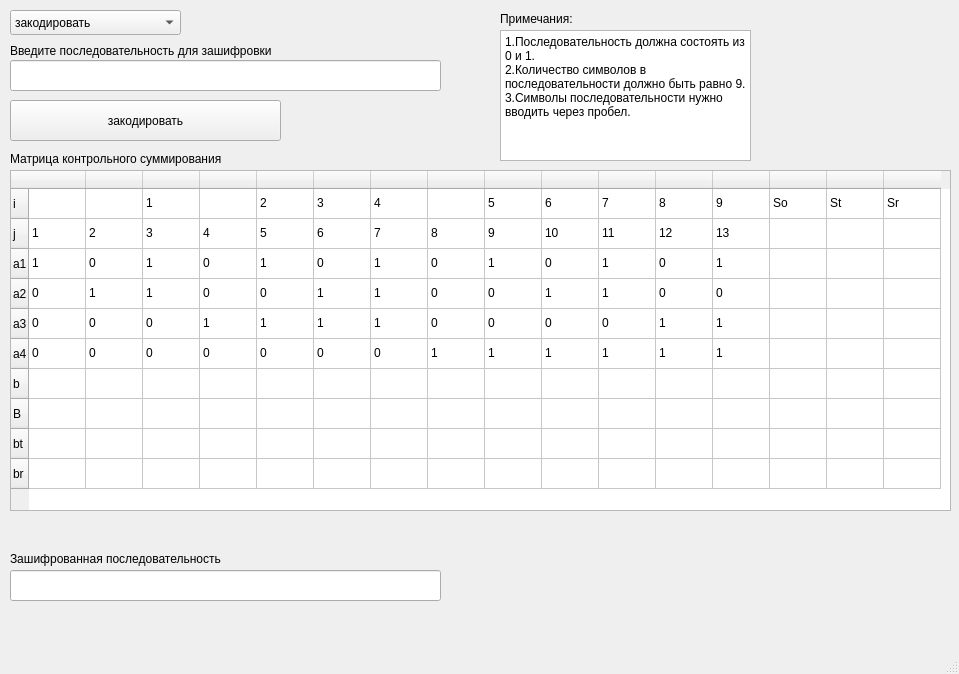
<?xml version="1.0" encoding="UTF-8"?>
<ui version="4.0">
 <class>MainWindow</class>
 <widget class="QMainWindow" name="MainWindow">
  <property name="geometry">
   <rect>
    <x>0</x>
    <y>0</y>
    <width>959</width>
    <height>674</height>
   </rect>
  </property>
  <property name="windowTitle">
   <string>MainWindow</string>
  </property>
  <widget class="QWidget" name="centralwidget">
   <widget class="QLabel" name="laberInputText">
    <property name="geometry">
     <rect>
      <x>10</x>
      <y>40</y>
      <width>431</width>
      <height>21</height>
     </rect>
    </property>
    <property name="text">
     <string>Введите последовательность для зашифровки</string>
    </property>
   </widget>
   <widget class="QLineEdit" name="inputText">
    <property name="geometry">
     <rect>
      <x>10</x>
      <y>60</y>
      <width>431</width>
      <height>31</height>
     </rect>
    </property>
   </widget>
   <widget class="QLabel" name="labelSumTable">
    <property name="geometry">
     <rect>
      <x>10</x>
      <y>150</y>
      <width>431</width>
      <height>17</height>
     </rect>
    </property>
    <property name="text">
     <string>Матрица контрольного суммирования</string>
    </property>
   </widget>
   <widget class="QLineEdit" name="outputText">
    <property name="geometry">
     <rect>
      <x>10</x>
      <y>570</y>
      <width>431</width>
      <height>31</height>
     </rect>
    </property>
   </widget>
   <widget class="QLabel" name="labelOutputText">
    <property name="geometry">
     <rect>
      <x>10</x>
      <y>550</y>
      <width>431</width>
      <height>17</height>
     </rect>
    </property>
    <property name="text">
     <string>Зашифрованная последовательность</string>
    </property>
   </widget>
   <widget class="QPushButton" name="button">
    <property name="geometry">
     <rect>
      <x>10</x>
      <y>100</y>
      <width>271</width>
      <height>41</height>
     </rect>
    </property>
    <property name="text">
     <string>закодировать</string>
    </property>
   </widget>
   <widget class="QComboBox" name="changeEvent">
    <property name="geometry">
     <rect>
      <x>10</x>
      <y>10</y>
      <width>171</width>
      <height>25</height>
     </rect>
    </property>
    <item>
     <property name="text">
      <string>закодировать</string>
     </property>
    </item>
    <item>
     <property name="text">
      <string>найти ошибку</string>
     </property>
    </item>
   </widget>
   <widget class="QLabel" name="labelDiscription">
    <property name="geometry">
     <rect>
      <x>500</x>
      <y>10</y>
      <width>101</width>
      <height>17</height>
     </rect>
    </property>
    <property name="text">
     <string>Примечания:</string>
    </property>
   </widget>
   <widget class="QPlainTextEdit" name="textDiscription">
    <property name="geometry">
     <rect>
      <x>500</x>
      <y>30</y>
      <width>251</width>
      <height>131</height>
     </rect>
    </property>
    <property name="plainText">
     <string>1.Последовательность должна состоять из 0 и 1.
2.Количество символов в последовательности должно быть равно 9.
3.Символы последовательности нужно вводить через пробел.</string>
    </property>
   </widget>
   <widget class="QTableWidget" name="tableSum">
    <property name="geometry">
     <rect>
      <x>10</x>
      <y>170</y>
      <width>941</width>
      <height>341</height>
     </rect>
    </property>
    <attribute name="horizontalHeaderDefaultSectionSize">
     <number>57</number>
    </attribute>
    <row>
     <property name="text">
      <string>i</string>
     </property>
    </row>
    <row>
     <property name="text">
      <string>j</string>
     </property>
    </row>
    <row>
     <property name="text">
      <string>a1</string>
     </property>
    </row>
    <row>
     <property name="text">
      <string>a2</string>
     </property>
    </row>
    <row>
     <property name="text">
      <string>a3</string>
     </property>
    </row>
    <row>
     <property name="text">
      <string>a4</string>
     </property>
    </row>
    <row>
     <property name="text">
      <string>b</string>
     </property>
    </row>
    <row>
     <property name="text">
      <string>B</string>
     </property>
    </row>
    <row>
     <property name="text">
      <string>bt</string>
     </property>
    </row>
    <row>
     <property name="text">
      <string>br</string>
     </property>
    </row>
    <column>
     <property name="text">
      <string/>
     </property>
     <property name="font">
      <font>
       <weight>50</weight>
       <bold>false</bold>
       <kerning>true</kerning>
      </font>
     </property>
     <property name="textAlignment">
      <set>AlignLeading|AlignVCenter</set>
     </property>
    </column>
    <column>
     <property name="text">
      <string/>
     </property>
    </column>
    <column>
     <property name="text">
      <string/>
     </property>
    </column>
    <column>
     <property name="text">
      <string/>
     </property>
    </column>
    <column>
     <property name="text">
      <string/>
     </property>
    </column>
    <column>
     <property name="text">
      <string/>
     </property>
    </column>
    <column>
     <property name="text">
      <string/>
     </property>
    </column>
    <column>
     <property name="text">
      <string/>
     </property>
    </column>
    <column>
     <property name="text">
      <string/>
     </property>
    </column>
    <column>
     <property name="text">
      <string/>
     </property>
    </column>
    <column>
     <property name="text">
      <string/>
     </property>
    </column>
    <column>
     <property name="text">
      <string/>
     </property>
    </column>
    <column>
     <property name="text">
      <string/>
     </property>
    </column>
    <column>
     <property name="text">
      <string/>
     </property>
    </column>
    <column>
     <property name="text">
      <string/>
     </property>
    </column>
    <column>
     <property name="text">
      <string/>
     </property>
    </column>
    <item row="0" column="2">
     <property name="text">
      <string>1</string>
     </property>
    </item>
    <item row="0" column="4">
     <property name="text">
      <string>2</string>
     </property>
    </item>
    <item row="0" column="5">
     <property name="text">
      <string>3</string>
     </property>
    </item>
    <item row="0" column="6">
     <property name="text">
      <string>4</string>
     </property>
    </item>
    <item row="0" column="7">
     <property name="text">
      <string/>
     </property>
    </item>
    <item row="0" column="8">
     <property name="text">
      <string>5</string>
     </property>
    </item>
    <item row="0" column="9">
     <property name="text">
      <string>6</string>
     </property>
    </item>
    <item row="0" column="10">
     <property name="text">
      <string>7</string>
     </property>
    </item>
    <item row="0" column="11">
     <property name="text">
      <string>8</string>
     </property>
    </item>
    <item row="0" column="12">
     <property name="text">
      <string>9</string>
     </property>
    </item>
    <item row="0" column="13">
     <property name="text">
      <string>So</string>
     </property>
    </item>
    <item row="0" column="14">
     <property name="text">
      <string>St</string>
     </property>
    </item>
    <item row="0" column="15">
     <property name="text">
      <string>Sr</string>
     </property>
    </item>
    <item row="1" column="0">
     <property name="text">
      <string>1</string>
     </property>
    </item>
    <item row="1" column="1">
     <property name="text">
      <string>2</string>
     </property>
    </item>
    <item row="1" column="2">
     <property name="text">
      <string>3</string>
     </property>
    </item>
    <item row="1" column="3">
     <property name="text">
      <string>4</string>
     </property>
    </item>
    <item row="1" column="4">
     <property name="text">
      <string>5</string>
     </property>
    </item>
    <item row="1" column="5">
     <property name="text">
      <string>6</string>
     </property>
    </item>
    <item row="1" column="6">
     <property name="text">
      <string>7</string>
     </property>
    </item>
    <item row="1" column="7">
     <property name="text">
      <string>8</string>
     </property>
    </item>
    <item row="1" column="8">
     <property name="text">
      <string>9</string>
     </property>
    </item>
    <item row="1" column="9">
     <property name="text">
      <string>10</string>
     </property>
    </item>
    <item row="1" column="10">
     <property name="text">
      <string>11</string>
     </property>
    </item>
    <item row="1" column="11">
     <property name="text">
      <string>12</string>
     </property>
    </item>
    <item row="1" column="12">
     <property name="text">
      <string>13</string>
     </property>
    </item>
    <item row="2" column="0">
     <property name="text">
      <string>1</string>
     </property>
    </item>
    <item row="2" column="1">
     <property name="text">
      <string>0</string>
     </property>
    </item>
    <item row="2" column="2">
     <property name="text">
      <string>1</string>
     </property>
    </item>
    <item row="2" column="3">
     <property name="text">
      <string>0</string>
     </property>
    </item>
    <item row="2" column="4">
     <property name="text">
      <string>1</string>
     </property>
    </item>
    <item row="2" column="5">
     <property name="text">
      <string>0</string>
     </property>
    </item>
    <item row="2" column="6">
     <property name="text">
      <string>1</string>
     </property>
    </item>
    <item row="2" column="7">
     <property name="text">
      <string>0</string>
     </property>
    </item>
    <item row="2" column="8">
     <property name="text">
      <string>1</string>
     </property>
    </item>
    <item row="2" column="9">
     <property name="text">
      <string>0</string>
     </property>
    </item>
    <item row="2" column="10">
     <property name="text">
      <string>1</string>
     </property>
    </item>
    <item row="2" column="11">
     <property name="text">
      <string>0</string>
     </property>
    </item>
    <item row="2" column="12">
     <property name="text">
      <string>1</string>
     </property>
    </item>
    <item row="2" column="13">
     <property name="text">
      <string/>
     </property>
    </item>
    <item row="2" column="14">
     <property name="text">
      <string/>
     </property>
    </item>
    <item row="3" column="0">
     <property name="text">
      <string>0</string>
     </property>
    </item>
    <item row="3" column="1">
     <property name="text">
      <string>1</string>
     </property>
    </item>
    <item row="3" column="2">
     <property name="text">
      <string>1</string>
     </property>
    </item>
    <item row="3" column="3">
     <property name="text">
      <string>0</string>
     </property>
    </item>
    <item row="3" column="4">
     <property name="text">
      <string>0</string>
     </property>
    </item>
    <item row="3" column="5">
     <property name="text">
      <string>1</string>
     </property>
    </item>
    <item row="3" column="6">
     <property name="text">
      <string>1</string>
     </property>
    </item>
    <item row="3" column="7">
     <property name="text">
      <string>0</string>
     </property>
    </item>
    <item row="3" column="8">
     <property name="text">
      <string>0</string>
     </property>
    </item>
    <item row="3" column="9">
     <property name="text">
      <string>1</string>
     </property>
    </item>
    <item row="3" column="10">
     <property name="text">
      <string>1</string>
     </property>
    </item>
    <item row="3" column="11">
     <property name="text">
      <string>0</string>
     </property>
    </item>
    <item row="3" column="12">
     <property name="text">
      <string>0</string>
     </property>
    </item>
    <item row="4" column="0">
     <property name="text">
      <string>0</string>
     </property>
    </item>
    <item row="4" column="1">
     <property name="text">
      <string>0</string>
     </property>
    </item>
    <item row="4" column="2">
     <property name="text">
      <string>0</string>
     </property>
    </item>
    <item row="4" column="3">
     <property name="text">
      <string>1</string>
     </property>
    </item>
    <item row="4" column="4">
     <property name="text">
      <string>1</string>
     </property>
    </item>
    <item row="4" column="5">
     <property name="text">
      <string>1</string>
     </property>
    </item>
    <item row="4" column="6">
     <property name="text">
      <string>1</string>
     </property>
    </item>
    <item row="4" column="7">
     <property name="text">
      <string>0</string>
     </property>
    </item>
    <item row="4" column="8">
     <property name="text">
      <string>0</string>
     </property>
    </item>
    <item row="4" column="9">
     <property name="text">
      <string>0</string>
     </property>
    </item>
    <item row="4" column="10">
     <property name="text">
      <string>0</string>
     </property>
    </item>
    <item row="4" column="11">
     <property name="text">
      <string>1</string>
     </property>
    </item>
    <item row="4" column="12">
     <property name="text">
      <string>1</string>
     </property>
    </item>
    <item row="5" column="0">
     <property name="text">
      <string>0</string>
     </property>
    </item>
    <item row="5" column="1">
     <property name="text">
      <string>0</string>
     </property>
    </item>
    <item row="5" column="2">
     <property name="text">
      <string>0</string>
     </property>
    </item>
    <item row="5" column="3">
     <property name="text">
      <string>0</string>
     </property>
    </item>
    <item row="5" column="4">
     <property name="text">
      <string>0</string>
     </property>
    </item>
    <item row="5" column="5">
     <property name="text">
      <string>0</string>
     </property>
    </item>
    <item row="5" column="6">
     <property name="text">
      <string>0</string>
     </property>
    </item>
    <item row="5" column="7">
     <property name="text">
      <string>1</string>
     </property>
    </item>
    <item row="5" column="8">
     <property name="text">
      <string>1</string>
     </property>
    </item>
    <item row="5" column="9">
     <property name="text">
      <string>1</string>
     </property>
    </item>
    <item row="5" column="10">
     <property name="text">
      <string>1</string>
     </property>
    </item>
    <item row="5" column="11">
     <property name="text">
      <string>1</string>
     </property>
    </item>
    <item row="5" column="12">
     <property name="text">
      <string>1</string>
     </property>
    </item>
   </widget>
  </widget>
  <widget class="QMenuBar" name="menubar">
   <property name="geometry">
    <rect>
     <x>0</x>
     <y>0</y>
     <width>959</width>
     <height>22</height>
    </rect>
   </property>
  </widget>
  <widget class="QStatusBar" name="statusbar"/>
 </widget>
 <resources/>
 <connections/>
</ui>
